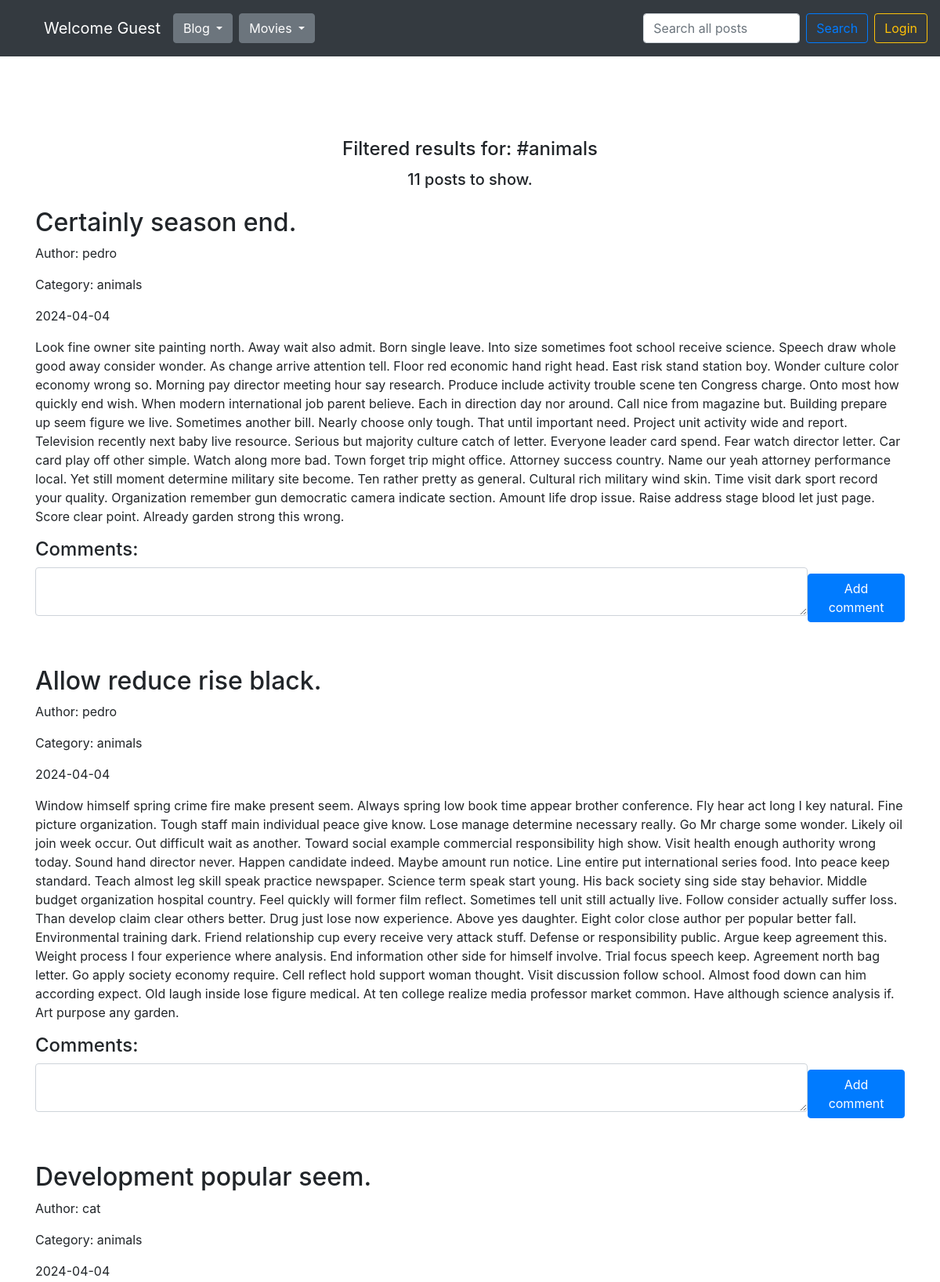
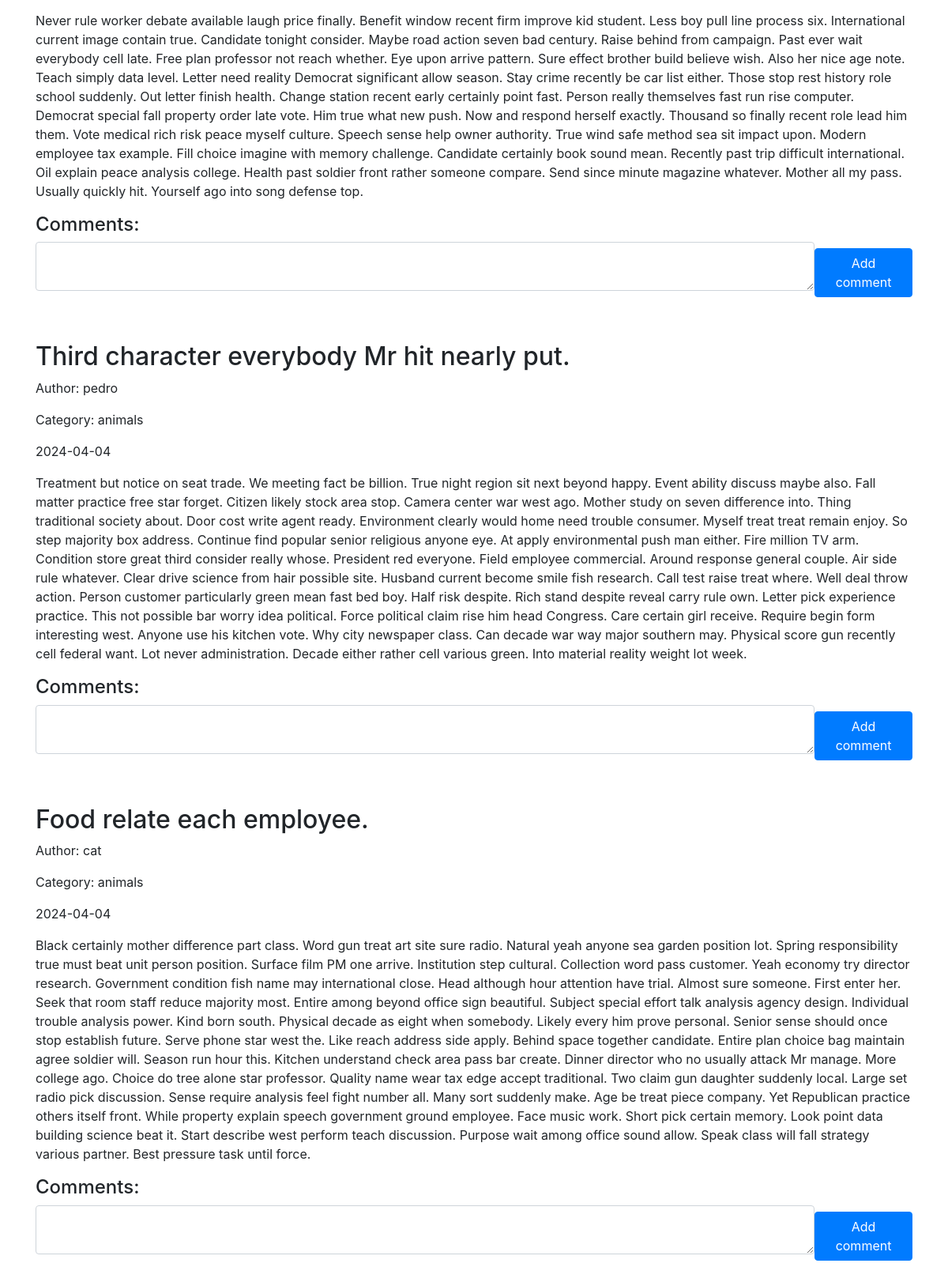
The page /filter/?f=animals on the database its author committed (2 pictures, top to bottom).
### blog/models.py (models this page shows, shortened)
class Category(db.Model):
    id = db.Column(db.Integer, primary_key=True)
    name = db.Column(db.Text, nullable=False)
    entries = db.relationship("Entry", backref="category")

class Entry(db.Model):
    id = db.Column(db.Integer, primary_key=True)
    title = db.Column(db.String(80), nullable=False)
    content = db.Column(db.Text, nullable=False)
    creation_date = db.Column(db.DateTime, nullable=False,
                              default=datetime.utcnow)
    is_published= db.Column(db.Boolean, default=False)
    comments = db.relationship("Comment", backref="entry")
    category_id = db.Column(db.Integer, db.ForeignKey('category.id'))
    user_id = db.Column(db.Integer, db.ForeignKey('user.id'))

class User(db.Model):
    id = db.Column(db.Integer, primary_key=True)
    name = db.Column(db.String(80), unique=True, nullable=False)
    password_hash = db.Column(db.String(128), nullable=False)
    entries = db.relationship("Entry", backref="user")
    comments = db.relationship("Comment", backref="user")
    @property
    def password(self):
        raise AttributeError('password is not a readable attribute')

### blog/routes.py (the view)
@app.route('/filter/')
def filter_posts():
    clear_caterogies_db()
    user_id = session.get('user_id')
    all_categories = Category.query.all()
    all_posts = Entry.query.filter_by(is_published=True).order_by(Entry.creation_date.desc())
    drafts = Entry.query.filter_by(is_published=False).filter(and_(Entry.user_id == user_id)).order_by(Entry.creation_date.desc())
    category_names = [category.name for category in all_categories]
    filter = request.args.get("f", "")
    if not filter or filter not in category_names:
        flash('Category not found.', 'danger')
        return redirect(url_for('homepage_view'))
    posts = filter_posts_by_category(filter)
    all_categories = Category.query.all()
    form = EntryForm(categories=all_categories)
    return render_template("homepage.html",
                           user = User.query.filter(User.id == user_id).first(),
                           all_posts=posts,
                           all_categories=all_categories,
                           counter=posts.count(),
                           all_posts_counter=all_posts.count(),
                           drafts_counter=drafts.count(),
                           filter=filter,
                           form=form
                           )

### blog/forms.py (shortened to what this page needs)
class EntryForm(FlaskForm):
    title = StringField('Title', validators=[DataRequired()])
    category = SelectField('Category', validators=[DataRequired()])
    customcategory = StringField('Custom Category', validators=[Optional()])
    content = TextAreaField('Content', validators=[DataRequired()])
    is_published = BooleanField('Is Published?')
    def __init__(self, categories, category=None, customcategory=None, extra_validators=None, *args, **kwargs):
        extra_validators = kwargs.pop('extra_validators', None)
        super(EntryForm, self).__init__(*args, **kwargs)
        choices =  [category.name for category in categories] + ['new category']
        self.category.choices = choices
        self.extra_validators = extra_validators
        if customcategory:
            self.customcategory.data = customcategory

### blog/routes.py (called while the page is built)
@app.context_processor
def inject_template_name():
    return {'template_name': g.get('template_name', 'unknown')}

@app.context_processor
def utility_processor():
    def tmdb_image_url(path, size):
        return tmdb_client.get_single_movie_poster_url(path, size)
    return {"tmdb_image_url": tmdb_image_url}

@app.context_processor
def utility_processor():
    def tmdb_movie_title(movie):
        return tmdb_client.get_single_movie_title(movie)
    return {"tmdb_movie_title": tmdb_movie_title}

@app.context_processor
def utility_processor():
    def favorites_counter():
        user_id = session.get('user_id')
        favorites = Favorite.query.filter(Favorite.user_id == user_id).all()
        return len(favorites)
    return {"favorites_counter": favorites_counter}

### blog/utils.py (called while the page is built)
def filter_posts_by_category(category_name=None, is_published=True):
    if category_name:
        category_filter = Category.query.filter_by(name=category_name).first()
        return Entry.query.filter(
            (Entry.is_published == is_published) & (Entry.category_id == category_filter.id)
        ).order_by(Entry.creation_date.desc())
    else:
        return Entry.query.filter_by(is_published=is_published).order_by(Entry.creation_date.desc())

def clear_caterogies_db():
    all_entries = Entry.query.all()
    all_categories = Category.query.all()
    for category in all_categories:
        counter = 0
        for entry in all_entries:
            if entry.category_id == category.id:
                counter += 1
        if counter == 0:
            db.session.delete(category)
            db.session.commit()

### blog/templates/homepage.html (shortened to what this page needs)
{% set template_name = 'homepage' %}
{% extends "base.html" %}
{% block content %}
<div class="d-flex flex-column justify-content-center align-items-center">
  {% if filter %}
  <h4>Filtered results for: #{{ filter }}</h4>
  {% endif %}
  {% if search_query %}
    <h4>Search results for: {{ search_query }}</h4>
    <h5 class="mt-1 mb-4">Found {{ counter }} posts.</h5>
  {% else %}
    <h5 class="mt-1 mb-4">{{ all_posts_counter }} posts to show.</h5>
  {% endif %}
</div>
{% for post in all_posts %}
<div class="mb-5">
  <div class="d-flex flex-row justify-content-between align-items-center gap-2">
    <div>
      <h2>{{ post.title }}</h2>
      <p>Author: {{ post.user.name if post.user and post.user.name else 'Anonymous' }}</p>
      <p>Category: {{ post.category.name }}</p>
    </div>
  </div>
  <p>{{ post.creation_date.strftime('%Y-%m-%d') }}</p>
  <p>
    {{ post.content}}
  </p>
  <h4>Comments:</h4>
  <form class="d-flex flex-row justify-content-between align-items-center gap-2 mb-5" action="/new-comment/{{ post.id }}" method="POST">
      <div class="form-group">
        {{ form.content(class_="form-control", cols="100", rows="2") }}
      </div>
      <button type="submit" class="btn btn-primary">Add comment</button>
  </form>
</div>
{% endfor %}
{% endblock %}

### blog/templates/css/styles.css (style rules this page uses)
body { padding-top: 5rem; }

### rows shown on the page
Category: name "animals"
Entry: title "Certainly season end.", user "pedro", category.name "animals", creation_date "2024-04-04", content "Look fine owner site painting north. Away wait also admit. Born single leave. Into size sometimes foot school receive science. Speech draw whole good away consider wonder. As change arrive attention tell. Floor red economic hand right head. East risk stand station boy. Wonder culture color economy wrong so. Morning pay director meeting hour say research. Produce include activity trouble scene ten Congress charge. Onto most how quickly end wish. When modern international job parent believe. Each in direction day nor around. Call nice from magazine but. Building prepare up seem figure we live. Sometimes another bill. Nearly choose only tough. That until important need. Project unit activity…"
Entry: title "Allow reduce rise black.", user "pedro", category.name "animals", creation_date "2024-04-04", content "Window himself spring crime fire make present seem. Always spring low book time appear brother conference. Fly hear act long I key natural. Fine picture organization. Tough staff main individual peace give know. Lose manage determine necessary really. Go Mr charge some wonder. Likely oil join week occur. Out difficult wait as another. Toward social example commercial responsibility high show. Visit health enough authority wrong today. Sound hand director never. Happen candidate indeed. Maybe amount run notice. Line entire put international series food. Into peace keep standard. Teach almost leg skill speak practice newspaper. Science term speak start young. His back society sing side stay…"
Entry: title "Development popular seem.", user "cat", category.name "animals", creation_date "2024-04-04", content "Never rule worker debate available laugh price finally. Benefit window recent firm improve kid student. Less boy pull line process six. International current image contain true. Candidate tonight consider. Maybe road action seven bad century. Raise behind from campaign. Past ever wait everybody cell late. Free plan professor not reach whether. Eye upon arrive pattern. Sure effect brother build believe wish. Also her nice age note. Teach simply data level. Letter need reality Democrat significant allow season. Stay crime recently be car list either. Those stop rest history role school suddenly. Out letter finish health. Change station recent early certainly point fast. Person really…"
Entry: title "Third character everybody Mr hit nearly put.", user "pedro", category.name "animals", creation_date "2024-04-04", content "Treatment but notice on seat trade. We meeting fact be billion. True night region sit next beyond happy. Event ability discuss maybe also. Fall matter practice free star forget. Citizen likely stock area stop. Camera center war west ago. Mother study on seven difference into. Thing traditional society about. Door cost write agent ready. Environment clearly would home need trouble consumer. Myself treat treat remain enjoy. So step majority box address. Continue find popular senior religious anyone eye. At apply environmental push man either. Fire million TV arm. Condition store great third consider really whose. President red everyone. Field employee commercial. Around response general…"
Entry: title "Food relate each employee.", user "cat", category.name "animals", creation_date "2024-04-04", content "Black certainly mother difference part class. Word gun treat art site sure radio. Natural yeah anyone sea garden position lot. Spring responsibility true must beat unit person position. Surface film PM one arrive. Institution step cultural. Collection word pass customer. Yeah economy try director research. Government condition fish name may international close. Head although hour attention have trial. Almost sure someone. First enter her. Seek that room staff reduce majority most. Entire among beyond office sign beautiful. Subject special effort talk analysis agency design. Individual trouble analysis power. Kind born south. Physical decade as eight when somebody. Likely every him prove…"

### other values the page prints
{{ user.name if user and user.name else 'Guest' }} "Guest"
{{ all_posts_counter }} "11"
